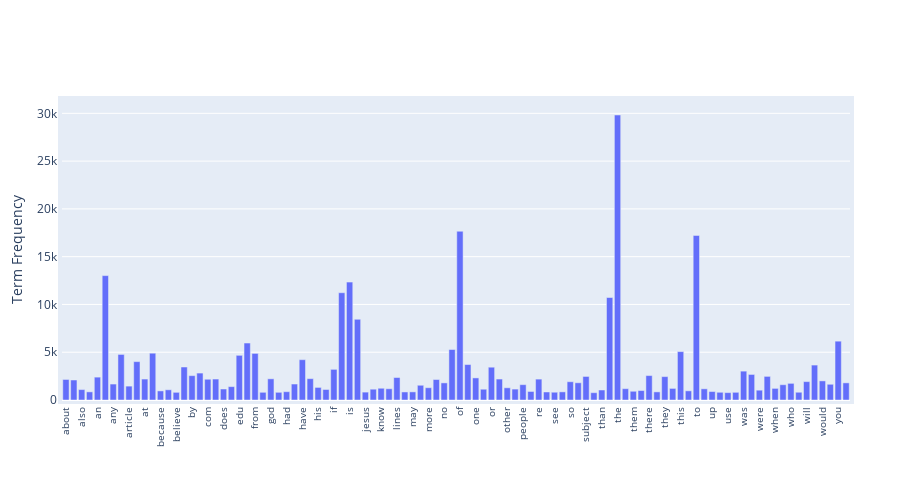

This figure's notebook cell:
### Markdown cell above
### >>> **Exercise 14 (take home):** 
The chart above only contains 300 vocabulary in the documents, and it's already computationally intensive to both compute and visualize. Can you efficiently reduce the number of terms you want to visualize as an exercise.

### Code cell
# Answer here
# display the top 100 terms by frequency

# get top 100 terms
top_100 = sorted(zip(count_vect.get_feature_names_out(), term_frequencies), key=lambda x: x[1], reverse=True)[:100]
# sort alphabetically
top_100 = sorted(top_100, key=lambda x: x[0], reverse=False)


# Create a bar chart trace
trace = go.Bar(
    x=[x[0] for x in top_100],
    y=[x[1] for x in top_100],
)

layout = go.Layout(
    xaxis=dict(
        tickangle=-90,
        tickfont=dict(size=10),
    ),
    yaxis=dict(
        title='Term Frequency',
    ),
    margin=dict(
        l=50,
        r=50,
        b=100,
        t=100,
        pad=4,
    ),
    height=500,
)

# Create a figure and add the trace and layout
fig = go.Figure(data=[trace], layout=layout)

# Display the chart
fig.show()

### Figure 1 — Plotly figure (JSON) as saved in the notebook; plotly's stock layout.template omitted (floating-point values rounded to 4 significant figures)
{"data": [{"type": "bar", "x": ["about", "all", "also", "am", "an", "and", "any", "are", "article", "as", "at", "be", "because", "been", "believe", "but", "by", "can", "com", "do", "does", "don", "edu", "for", "from", "get", "god", "good", "had", "has", "have", "he", "his", "how", "if", "in", "is", "it", "jesus", "just", "know", "like", "lines", "many", "may", "me", "more", "my", "no", "not", "of", "on", "one", "only", "or", "organization", "other", "out", "people", "posting", "re", "say", "see", "should", "so", "some", "subject", "such", "than", "that", "the", "their", "them", "then", "there", "these", "they", "think", "this", "time", "to", "university", "up", "us", "use", "very", "was", "we", "were", "what", "when", "which", "who", "why", "will", "with", "would", "writes", "you", "your"], "y": [2148, 2093, 1090, 852, 2393, 13017, 1669, 4769, 1453, 4015, 2191, 4898, 952, 1068, 803, 3453, 2548, 2818, 2172, 2193, 1151, 1400, 4675, 5962, 4877, 806, 2216, 805, 870, 1671, 4218, 2232, 1318, 1100, 3208, 11226, 12343, 8447, 825, 1130, 1230, 1177, 2353, 841, 850, 1543, 1286, 2143, 1791, 5285, 17660, 3709, 2312, 1127, 3432, 2192, 1278, 1142, 1604, 892, 2186, 840, 814, 851, 1912, 1802, 2464, 766, 1045, 10723, 29825, 1184, 914, 989, 2556, 850, 2448, 1213, 5063, 959, 17222, 1170, 885, 808, 772, 805, 3020, 2674, 1028, 2472, 1215, 1599, 1742, 811, 1925, 3655, 2000, 1645, 6157, 1793]}], "layout": {"height": 500, "margin": {"b": 100, "l": 50, "pad": 4, "r": 50, "t": 100}, "xaxis": {"tickangle": -90, "tickfont": {"size": 10}}, "yaxis": {"title": {"text": "Term Frequency"}}}}
